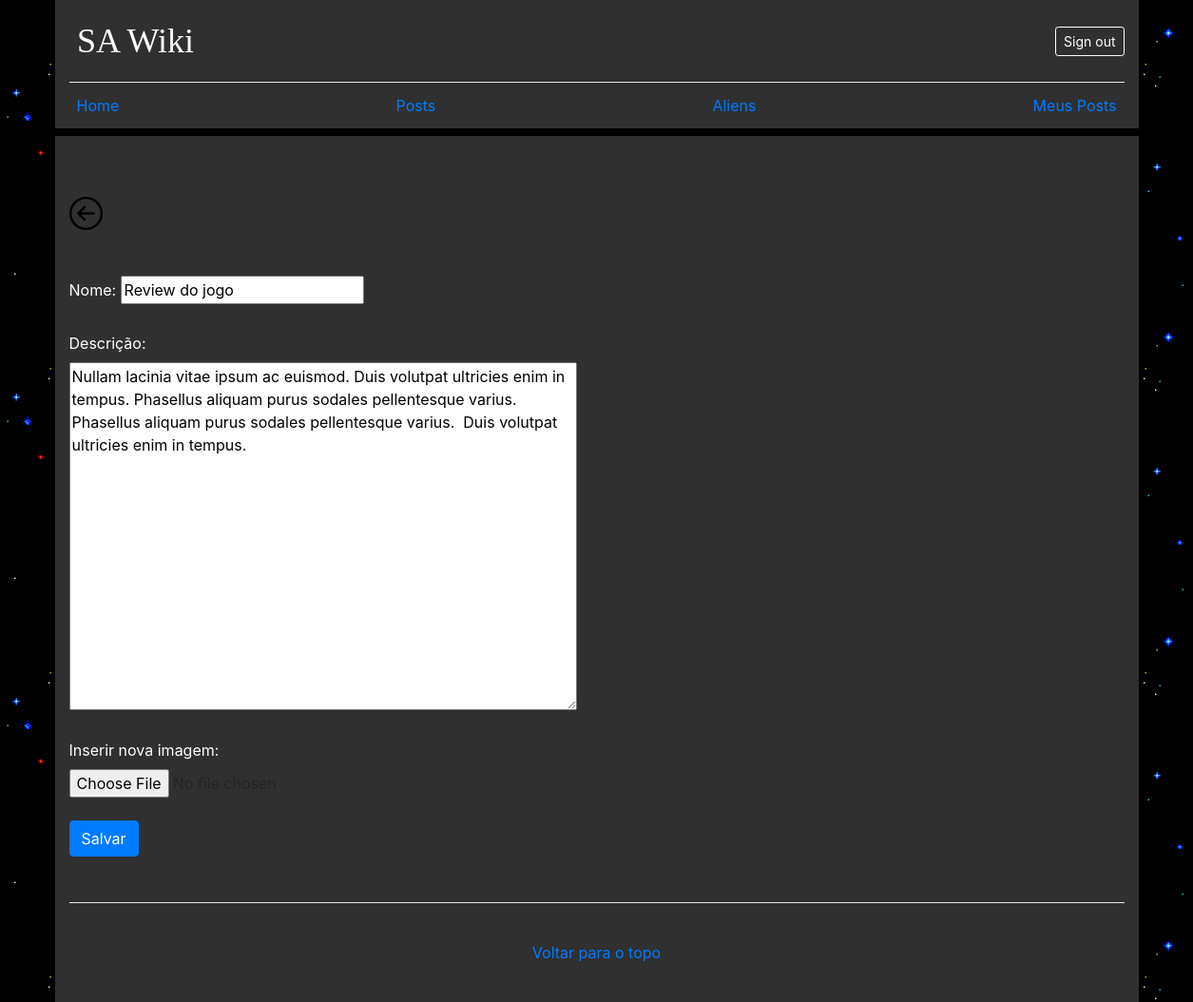
Screenshot of /projeto_10/edit_post.php?id=74 with the database file from the repository.
### tables this page shows
CREATE TABLE `posts` (
  `id` int(11) NOT NULL,
  `autor` varchar(100) NOT NULL,
  `nome` varchar(150) NOT NULL,
  `descricao` varchar(500) NOT NULL,
  `imagem` varchar(500) NOT NULL,
  `usuario_id` int(11) NOT NULL,
  `created` datetime NOT NULL,
  `modified` datetime DEFAULT NULL
);

### projeto_10/edit_post.php (the view, shortened to what this page needs)
<?php
include_once './config/conexao.php';
$id = $_GET['id'];
$query_posts = "SELECT autor, nome, descricao, imagem, created FROM posts WHERE id='$id'";
$result_posts = $conn -> prepare($query_posts);
$result_posts ->execute();
if (($result_posts) AND ($result_posts->rowCount() != 0))
{
    $row_posts = $result_posts->fetch(PDO::FETCH_ASSOC);
}
else
{
    $_SESSION['msg'] = "<p style='color: #f00;'>Erro: Post não encontrado!</p>";
    header("Location:\Projeto_10\dashboard.php");
    exit();
}
?>
<!doctype html>
<html lang="pt-br">
  <head>
    <link href="bootstrap/bootstrap.min.css" rel="stylesheet">
    <link href="css/exibe.css" rel="stylesheet">
    <link href="css/dashboard.css" rel="stylesheet">
</head>
<body>
    <div class="container">
      <header class="blog-header lh-1 py-3">
        <div class="row flex-nowrap justify-content-between align-items-center">
          <div class="col-4 text-center">
              <a class="blog-header-logo text-white" href="dashboard.php">SA Wiki</a>
          </div>
          <div class="col-4 d-flex justify-content-end align-items-center">
            <a class="btn btn-sm btn-outline-secondary border-white text-white" href="#">Sign out</a>
          </div>
        </div>
      </header>
      <div class="nav-scroller py-1 mb-2">
        <nav class="nav d-flex justify-content-between">
          <a class="p-2 link-secondary" href="dashboard.php">Home</a>
          <a class="p-2 link-secondary" href="posts.php">Posts</a>
          <a class="p-2 link-secondary" href="aliens.php">Aliens</a>
          <a class="p-2 link-secondary" href="meus_posts.php">Meus Posts</a>
        </nav>
      </div>
    </div>
    <main class="container">
        <br>
        <div style="padding-right: 1200px; padding-top: 40px">
            <a href="meus_posts.php"><img src="img/93634.png" width="35" height="35" alt="alt"/></a>
        </div>
        <br><br>
        <form id="edit-post" method="POST" action="valida/valida_edit.php" enctype="multipart/form-data">
            <label class="text-white">Nome: </label>
            <input type="text" name="nome" id="nome" value="<?php echo $row_posts['nome'];?>" required><br><br>
            <label class="text-white" for="descricao">Descrição: </label><br>
            <textarea cols="50" rows="15" name="descricao" id="descricao" required><?php echo $row_posts['descricao'];?></textarea><br><br>
            <label class="text-white" for="arquivo">Inserir nova imagem: </label><br>
            <input type='file' name='arquivo' accept='image/*' value = "<?php echo $row_posts['imagem']; ?>"><br>
            <input type ="hidden" name="id" value="<?php echo $id; ?>"><br>
            <input class="btn btn-primary" type="submit" value="Salvar" name="EditPost"><br><br>
        </form><br>
        <footer class="blog-footer">
          <p>
            <a href="#">Voltar para o topo</a>
          </p>
        </footer>
    </main>
</body>
</html>

### projeto_10/css/exibe.css (style rules this page uses)
img { display: block; margin: 0px auto; }

### projeto_10/css/dashboard.css (style rules this page uses)
.blog-header { border-bottom: 1px solid #e5e5e5; }
.blog-header-logo { font-family: "Playfair Display", Georgia, "Times New Roman", serif; font-size: 2.25rem; padding-right: 210px; }
body { background-image: url(fundogif.gif); background-color: #202020; }
p { color: #fff; }
.container { background-color: #303030; }
.blog-footer { padding: 2.5rem 0; color: #303030; text-align: center; background-color: #303030; border-top: .05rem solid #e5e5e5; }
.blog-footer p:last-child { margin-bottom: 0; }

### rows the page displays
posts: nome "Review do jogo", descricao "Nullam lacinia vitae ipsum ac euismod. Duis volutpat ultricies enim in tempus. Phasellus aliquam purus sodales pellentesque varius. Phasellus aliquam purus sodales pellentesque varius. Duis volutpat ultricies enim in tempus."
